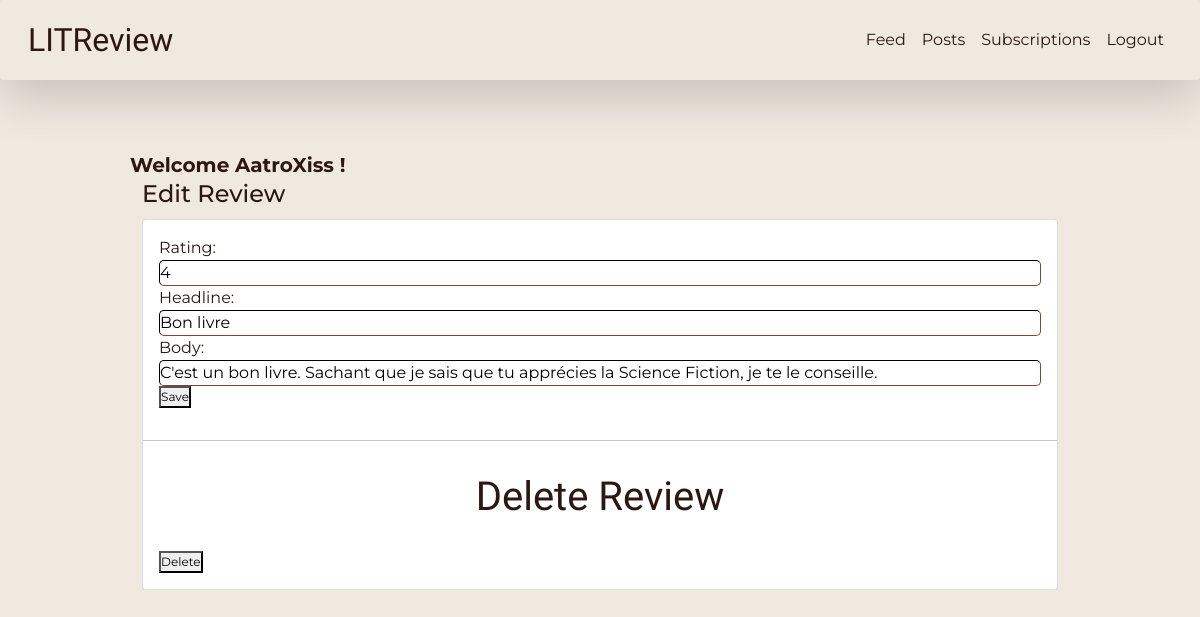
The app's page /1/edit (signed in) with its own data.
### authentication/models.py (models this page shows)
class User(AbstractUser):
    profile_photo = models.ImageField()

### app/models.py (models this page shows)
class Review(models.Model):
    ticket = models.ForeignKey(to=Ticket, on_delete=models.CASCADE)
    rating = models.PositiveSmallIntegerField(
        validators=[MinValueValidator(0), MaxValueValidator(5)])
    headline = models.CharField(max_length=128)
    body = models.CharField(max_length=8192, blank=True)
    user = models.ForeignKey(
        to=settings.AUTH_USER_MODEL, on_delete=models.CASCADE)
    time_created = models.DateTimeField(auto_now_add=True)

### app/views.py (the view, shortened to what this page needs)
# urls.py: path('<int:review_id>/edit', app.views.edit_review,
@login_required
def edit_review(request, review_id):
    review = get_object_or_404(Review, id=review_id)
    edit_review = ReviewForm(instance=review)
    delete_review = DeleteReviewForm()
    context = {
        'edit_review': edit_review,
        'delete_review': delete_review,
    }
    return render(request, 'app/edit_review.html', context=context)

### app/forms.py
class ReviewForm(forms.ModelForm):
    edit_review = forms.BooleanField(widget=forms.HiddenInput, initial=True)
    class Meta:
        model = models.Review
        fields = ['rating', 'headline', 'body']

class DeleteReviewForm(forms.Form):
    delete_review = forms.BooleanField(widget=forms.HiddenInput,
                                       initial=True)

### app/templates/app/edit_review.html (shortened to what this page needs)
{% extends 'base.html' %}
{% block content %}
<div class="container btn-feed-container">
    <div class="row">
        <h2>Edit Review</h2>
    </div>
</div>
<div class="container feed-container">
    <div class="card">
        <div class="card-body">
            <form method="post">
                {{ edit_review.as_p }}
                <button type="submit">Save</button>
            </form>
        </div>
        <hr>
        <div class="card-body">
            <h5 class="card-title">Delete Review</h5>
            <form method="post">
                <button type="submit">Delete</button>
            </form>
        </div>
    </div>
</div>
{% endblock content %}

### templates/base.html (shortened to what this page needs)
<!DOCTYPE html>
<html lang="en">
<head>
    <link href="https://cdn.jsdelivr.net/npm/bootstrap@5.1.3/dist/css/bootstrap.min.css" rel="stylesheet">
    <link rel="stylesheet" href="https://cdnjs.cloudflare.com/ajax/libs/font-awesome/4.7.0/css/font-awesome.min.css">
    {% load static %}
    <link rel="stylesheet" type="text/css" href="{% static 'litreview/style.css' %}">
</head>
<body>
    <nav class="navbar navbar-expand-lg navbar-dark shadow-lg p-3 mb-5 rounded nav-main">
        <div class="container-fluid">
          <a class="navbar-brand nav-logo" href="{% url 'feed' %}">LITReview</a>
          {% if user.is_authenticated %}
          <div class="collapse navbar-collapse justify-content-end" id="navbarNav">
            <ul class="navbar-nav">
              <li class="nav-item">
                <a class="nav-link" href="{% url 'feed' %}">Feed</a>
              </li>
              <li class="nav-item">
                <a class="nav-link" href="#">Posts</a>
              </li>
              <li class="nav-item">
                <a class="nav-link" href="{% url 'follow' %}">Subscriptions</a>
              </li>
              <li class="nav-item">
                <a class="nav-link" href="{% url 'logout' %}">Logout</a>
              </li>
            </ul>
          </div>
          {% endif %}
        </div>
      </nav>
      {% if user.is_authenticated %}
      <div class="container main-container">
        <div class="row">
          <p class="welcome-message">Welcome {{ request.user }} !</p>
        </div>
        {% block content %}{% endblock content%}
      </div>
      {% endif %}
</body>
</html>

### static/litreview/style.css (style rules this page uses)
:root { --dominant-color: #F0E9E0; --complementary-color: #2C1810; --accent-color: #64866E; --accent-color-2: #DAAA63; --white-color: #fff; --black-color: #000; --title-font: 'libre caslon text', serif; --body-font: 'montserrat', sans-serif; --title-font-size: 4.5rem; --large-font-size: 3rem; --medium-font-size: 2.5rem; --small-medium-font-size: 1.5rem; --body-font-size: 1rem; }
* { margin: 0; padding: 0; box-sizing: border-box; }
body { background: var(--dominant-color); }
input { width: 100%; border-radius: 5px; border-color: var(--complementary-color); border-width: 1px; }
h2 { font-family: var(--body-font); font-size: var(--small-medium-font-size); color: var(--complementary-color); margin: 0; padding: 0; margin-bottom: 10px !important; }
h5 { font-family: var(--title-font); font-size: var(--medium-font-size); color: var(--complementary-color); margin-bottom: 30px !important; text-align: center; margin: 0; }
p { font-family: var(--body-font); font-size: var(--body-font-size); color: var(--complementary-color); margin: 0; padding: 0; }
a { font-family: var(--body-font); text-decoration: none; color: var(--complementary-color); }
li { list-style: none; font-family: var(--body-font); color: var(--complementary-color); }

### static/litreview/navbar.css (style rules this page uses)
.nav-main { background-color: var(--dominant-color); position: fixed; top: 0; z-index: 10; display: flex; width: 100%; height: 80px; padding: 0 4%; align-items: center; }
.nav-logo { color: var(--complementary-color) !important; font-size: 2em; font-family: var(--title-font); }
.nav-link { color: var(--complementary-color) !important; }

### static/litreview/layout.css (style rules this page uses)
.main-container { margin-top: 150px; padding-left: 100px; padding-right: 100px; }
.welcome-message { font-size: 20px; font-family: var(--body-font); font-weight: bold; color: var(--complementary-color); }

### static/litreview/components.css (style rules this page uses)
.card-body { font-size: 12px; font-family: var(--body-font); color: var(--complementary-color); text-align: justify; }

### records on screen
User: user "AatroXiss"
Review: rating "4", headline "Bon livre", body "C'est un bon livre. Sachant que je sais que tu apprécies la Science Fiction, je te le conseille."
